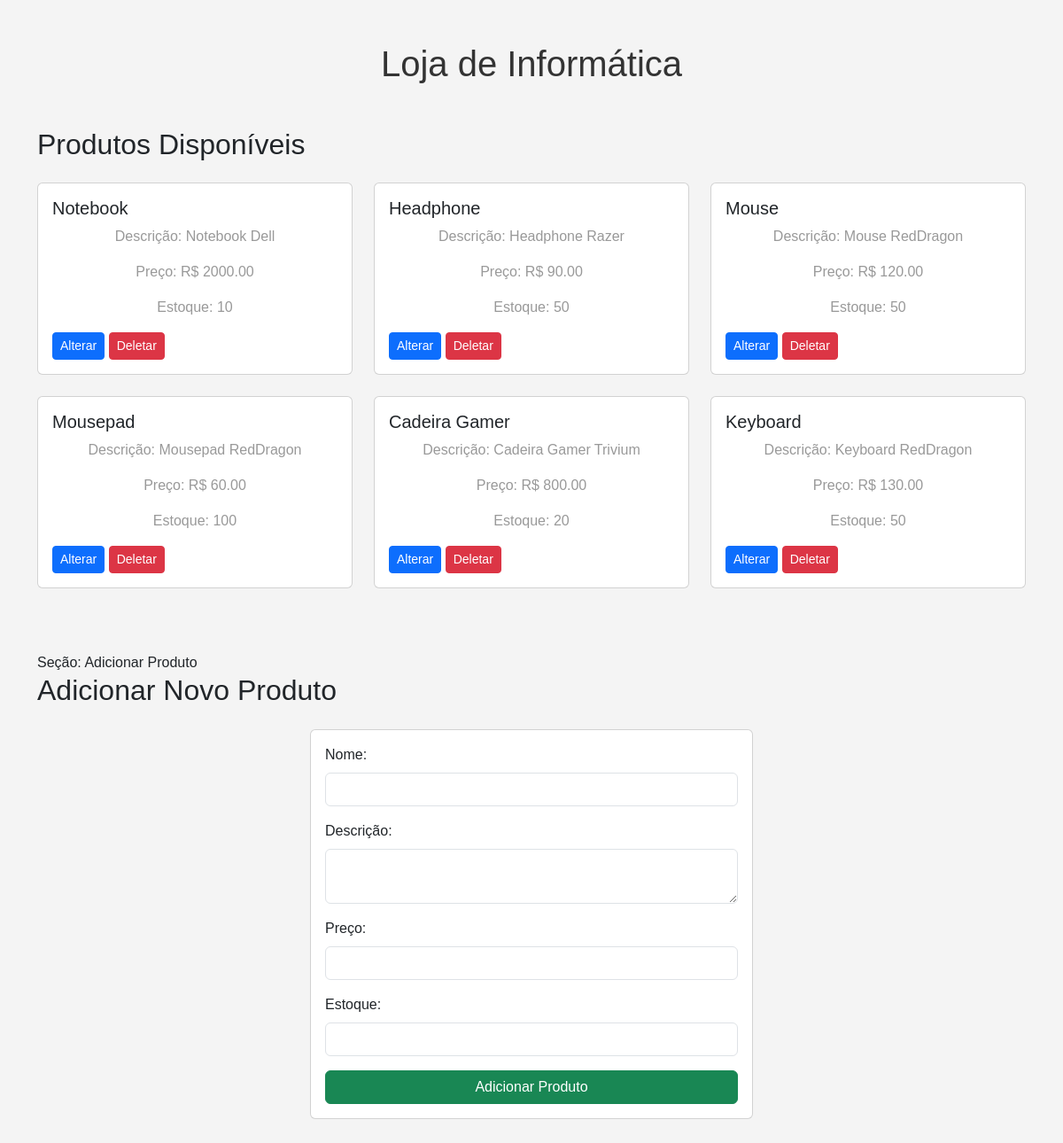
The page / on the database its author committed.
### loja_informatica/models.py (models this page shows)
class Produto(models.Model):
    nome = models.CharField(max_length=100)
    descricao = models.TextField(blank=True)
    preco = models.DecimalField(max_digits=10, decimal_places=2)
    estoque = models.PositiveIntegerField()

### loja_informatica/views.py (the view)
# urls.py: path('', views.lista_produtos, name='lista_produtos'),
def lista_produtos(request):
    produtos = Produto.objects.all()
    return render(request, 'loja_informatica/lista_produtos.html', {'produtos': produtos})

### loja_informatica/templates/loja_informatica/lista_produtos.html (shortened to what this page needs)
<!DOCTYPE html>
<html lang="pt-br">
    <head>
        {% load static %}
        <link href="https://cdn.jsdelivr.net/npm/bootstrap@5.3.3/dist/css/bootstrap.min.css" rel="stylesheet">
        <link rel="stylesheet" href="{% static 'css/styles.css' %}">
    </head>
    <body>
        <div class="container my-5">
            <h1 class="text-center mb-5">Loja de Informática</h1>
            <section class="mb-5">
                <h2 class="mb-4">Produtos Disponíveis</h2>
                <div class="row">
                    {% for produto in produtos %}
                    <div class="col-md-4 mb-4">
                        <div class="card">
                            <div class="card-body">
                                <h5 class="card-title">{{ produto.nome }}</h5>
                                <p class="card-text">Descrição: {{ produto.descricao }}</p>
                                <p class="card-text">Preço: R$ {{ produto.preco }}</p>
                                <p class="card-text">Estoque: {{ produto.estoque }}</p>
                                <a href="{% url 'alterar_produto' produto.id %}" class="btn btn-primary btn-sm">Alterar</a>
                                <a href="{% url 'deletar_produto' produto.id %}" class="btn btn-danger btn-sm">Deletar</a>
                            </div>
                        </div>
                    </div>
                    {% empty %}
                    <p class="text-center">Não há produtos disponíveis no momento.</p>
                    {% endfor %}
                </div>
            </section>
            Seção: Adicionar Produto
            <section>
                <h2 class="mb-4">Adicionar Novo Produto</h2>
                <div class="card mx-auto" style="max-width: 500px;">
                    <div class="card-body">
                        <form action="{% url 'inserir_produto' %}" method="POST">
                            <div class="mb-3">
                                <label for="nome" class="form-label">Nome:</label>
                                <input type="text" id="nome" name="nome" class="form-control" required>
                            </div>
                            <div class="mb-3">
                                <label for="descricao" class="form-label">Descrição:</label>
                                <textarea id="descricao" name="descricao" class="form-control" required></textarea>
                            </div>
                            <div class="mb-3">
                                <label for="preco" class="form-label">Preço:</label>
                                <input type="number" id="preco" name="preco" step="0.01" class="form-control" required>
                            </div>
                            <div class="mb-3">
                                <label for="estoque" class="form-label">Estoque:</label>
                                <input type="number" id="estoque" name="estoque" class="form-control" required>
                            </div>
                            <button type="submit" class="btn btn-success w-100">Adicionar Produto</button>
                        </form>
                    </div>
                </div>
            </section>
        </div>
    </body>
</html>

### loja_informatica/static/CSS/styles.css (style rules this page uses)
body { font-family: Arial, sans-serif; background-color: #f4f4f4; margin: 0; padding: 0; }
h1 { text-align: center; color: #333; margin: 20px 0; }
p { text-align: center; color: #999; }

### rows shown on the page
Produto: nome "Notebook", descricao "Notebook Dell", preco "2000.00", estoque "10"
Produto: nome "Headphone", descricao "Headphone Razer", preco "90.00", estoque "50"
Produto: nome "Mouse", descricao "Mouse RedDragon", preco "120.00", estoque "50"
Produto: nome "Mousepad", descricao "Mousepad RedDragon", preco "60.00", estoque "100"
Produto: nome "Cadeira Gamer", descricao "Cadeira Gamer Trivium", preco "800.00", estoque "20"
Produto: nome "Keyboard", descricao "Keyboard RedDragon", preco "130.00", estoque "50"
